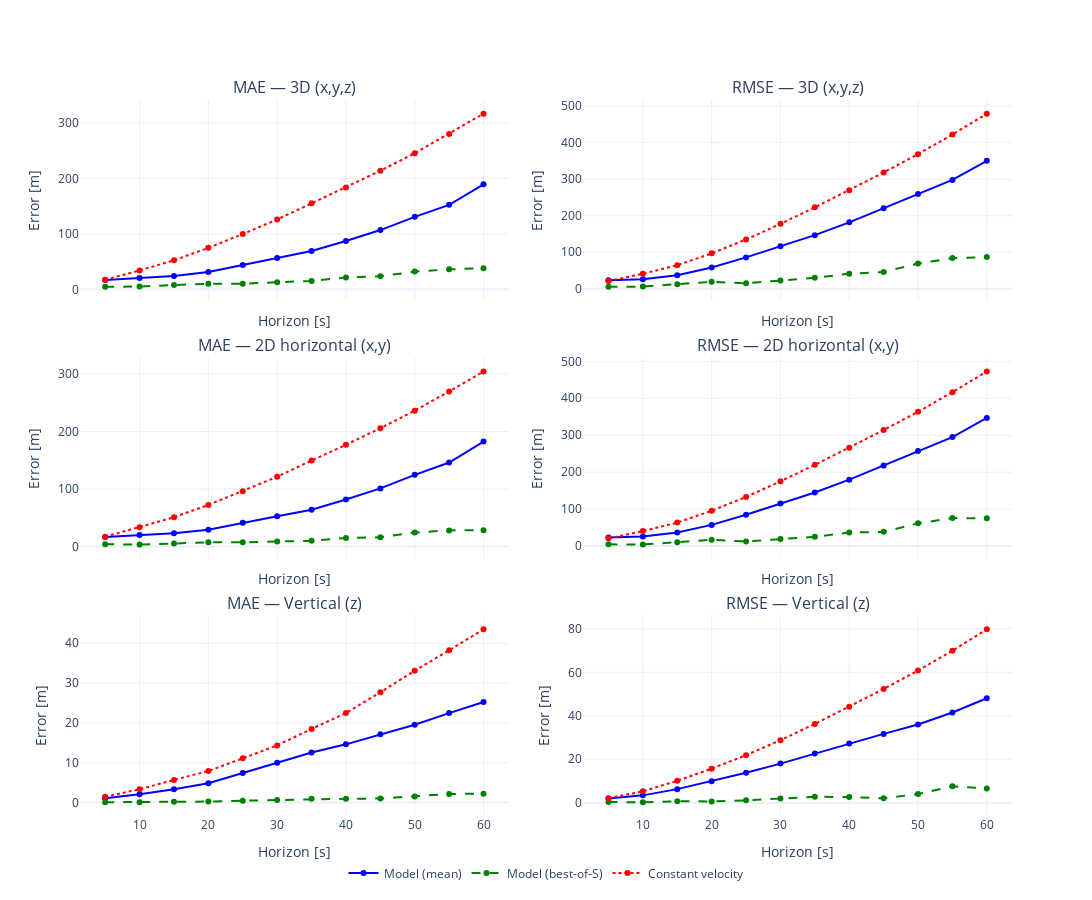

Here is the notebook cell this chart was saved with:
### Code cell
from plotly.subplots import make_subplots
import plotly.graph_objects as go

H = res["horizons_s"]

# --- build 2-column × 3-row subplot ---
fig = make_subplots(
    rows=3, cols=2,
    shared_xaxes=True,
    subplot_titles=[
        "MAE — 3D (x,y,z)", "RMSE — 3D (x,y,z)",
        "MAE — 2D horizontal (x,y)", "RMSE — 2D horizontal (x,y)",
        "MAE — Vertical (z)", "RMSE — Vertical (z)"
    ],
    vertical_spacing=0.08,
    horizontal_spacing=0.08
)

# === color scheme ===
COLOR_MEAN = "blue"
COLOR_BEST = "green"
COLOR_CV   = "red"

def add_metric_traces(cat_name, row_mae, row_rmse, show_legend=False):
    # --- MAE (left) ---
    fig.add_trace(go.Scatter(
        x=H, y=res["mae"][cat_name]["mean"],
        name="Model (mean)", mode="lines+markers",
        line=dict(width=2, color=COLOR_MEAN),
        showlegend=show_legend
    ), row=row_mae, col=1)

    fig.add_trace(go.Scatter(
        x=H, y=res["mae"][cat_name]["best"],
        name="Model (best-of-S)", mode="lines+markers",
        line=dict(width=2, dash="dash", color=COLOR_BEST),
        showlegend=show_legend
    ), row=row_mae, col=1)

    fig.add_trace(go.Scatter(
        x=H, y=res["mae"][cat_name]["cv"],
        name="Constant velocity", mode="lines+markers",
        line=dict(width=2, dash="dot", color=COLOR_CV),
        showlegend=show_legend
    ), row=row_mae, col=1)

    # --- RMSE (right) ---
    fig.add_trace(go.Scatter(
        x=H, y=res["rmse"][cat_name]["mean"],
        name="Model (mean)", mode="lines+markers",
        line=dict(width=2, color=COLOR_MEAN),
        showlegend=False
    ), row=row_rmse, col=2)

    fig.add_trace(go.Scatter(
        x=H, y=res["rmse"][cat_name]["best"],
        name="Model (best-of-S)", mode="lines+markers",
        line=dict(width=2, dash="dash", color=COLOR_BEST),
        showlegend=False
    ), row=row_rmse, col=2)

    fig.add_trace(go.Scatter(
        x=H, y=res["rmse"][cat_name]["cv"],
        name="Constant velocity", mode="lines+markers",
        line=dict(width=2, dash="dot", color=COLOR_CV),
        showlegend=False
    ), row=row_rmse, col=2)

# Add traces — legend only once (for first row)
add_metric_traces("3d",   1, 1, show_legend=True)
add_metric_traces("2d",   2, 2, show_legend=False)
add_metric_traces("vert", 3, 3, show_legend=False)

# --- layout ---
fig.update_layout(
    template="plotly_white",
    height=900, width=1100,
    # title="MAE and RMSE vs Prediction Horizon",
    legend=dict(
        orientation="h",
        yanchor="bottom", y=-0.1,
        xanchor="center", x=0.5,
    )
)

# axis labels
for r in range(1, 4):
    fig.update_xaxes(title_text="Horizon [s]", row=r, col=1)
    fig.update_xaxes(title_text="Horizon [s]", row=r, col=2)
    fig.update_yaxes(title_text="Error [m]", row=r, col=1)
    fig.update_yaxes(title_text="Error [m]", row=r, col=2)

fig.show()

### Figure 1 — Plotly figure (JSON) as saved in the notebook; plotly's stock layout.template omitted (floating-point values rounded to 4 significant figures)
{"data": [{"line": {"color": "blue", "width": 2}, "mode": "lines+markers", "name": "Model (mean)", "showlegend": true, "type": "scatter", "x": [5, 10, 15, 20, 25, 30, 35, 40, 45, 50, 55, 60], "xaxis": "x", "y": [16.88, 20.39, 24.28, 31.35, 44.05, 56.4, 69.35, 87.3, 107.0, 130.8, 152.5, 189.4], "yaxis": "y"}, {"line": {"color": "green", "dash": "dash", "width": 2}, "mode": "lines+markers", "name": "Model (best-of-S)", "showlegend": true, "type": "scatter", "x": [5, 10, 15, 20, 25, 30, 35, 40, 45, 50, 55, 60], "xaxis": "x", "y": [4.781, 5.07, 7.771, 9.961, 10.21, 12.84, 15.28, 21.44, 23.56, 32.01, 36.06, 38.21], "yaxis": "y"}, {"line": {"color": "red", "dash": "dot", "width": 2}, "mode": "lines+markers", "name": "Constant velocity", "showlegend": true, "type": "scatter", "x": [5, 10, 15, 20, 25, 30, 35, 40, 45, 50, 55, 60], "xaxis": "x", "y": [17.32, 34.11, 52.38, 74.91, 99.82, 126.0, 155.2, 183.9, 213.9, 245.6, 280.5, 316.7], "yaxis": "y"}, {"line": {"color": "blue", "width": 2}, "mode": "lines+markers", "name": "Model (mean)", "showlegend": false, "type": "scatter", "x": [5, 10, 15, 20, 25, 30, 35, 40, 45, 50, 55, 60], "xaxis": "x2", "y": [23.14, 26.04, 37.23, 58.25, 85.83, 116.5, 146.7, 181.8, 220.7, 259.6, 297.9, 350.1], "yaxis": "y2"}, {"line": {"color": "green", "dash": "dash", "width": 2}, "mode": "lines+markers", "name": "Model (best-of-S)", "showlegend": false, "type": "scatter", "x": [5, 10, 15, 20, 25, 30, 35, 40, 45, 50, 55, 60], "xaxis": "x2", "y": [5.561, 5.792, 12.49, 18.92, 14.96, 22.54, 29.93, 41.09, 45.93, 68.82, 83.82, 86.79], "yaxis": "y2"}, {"line": {"color": "red", "dash": "dot", "width": 2}, "mode": "lines+markers", "name": "Constant velocity", "showlegend": false, "type": "scatter", "x": [5, 10, 15, 20, 25, 30, 35, 40, 45, 50, 55, 60], "xaxis": "x2", "y": [21.05, 40.94, 64.37, 96.86, 134.9, 177.6, 222.8, 269.5, 318.2, 368.5, 422.3, 479.0], "yaxis": "y2"}, {"line": {"color": "blue", "width": 2}, "mode": "lines+markers", "name": "Model (mean)", "showlegend": false, "type": "scatter", "x": [5, 10, 15, 20, 25, 30, 35, 40, 45, 50, 55, 60], "xaxis": "x3", "y": [16.73, 19.91, 23.31, 29.37, 41.43, 52.62, 64.06, 81.76, 101.0, 124.6, 146.0, 182.5], "yaxis": "y3"}, {"line": {"color": "green", "dash": "dash", "width": 2}, "mode": "lines+markers", "name": "Model (best-of-S)", "showlegend": false, "type": "scatter", "x": [5, 10, 15, 20, 25, 30, 35, 40, 45, 50, 55, 60], "xaxis": "x3", "y": [3.818, 3.599, 5.16, 7.338, 7.393, 8.549, 10.07, 15.03, 15.93, 24.42, 28.04, 28.49], "yaxis": "y3"}, {"line": {"color": "red", "dash": "dot", "width": 2}, "mode": "lines+markers", "name": "Constant velocity", "showlegend": false, "type": "scatter", "x": [5, 10, 15, 20, 25, 30, 35, 40, 45, 50, 55, 60], "xaxis": "x3", "y": [17.1, 33.51, 50.89, 72.33, 96.24, 121.3, 149.5, 176.9, 205.7, 236.1, 269.6, 304.2], "yaxis": "y3"}, {"line": {"color": "blue", "width": 2}, "mode": "lines+markers", "name": "Model (mean)", "showlegend": false, "type": "scatter", "x": [5, 10, 15, 20, 25, 30, 35, 40, 45, 50, 55, 60], "xaxis": "x4", "y": [23.06, 25.82, 36.7, 57.4, 84.72, 115.1, 145.0, 179.8, 218.4, 257.1, 295.0, 346.8], "yaxis": "y4"}, {"line": {"color": "green", "dash": "dash", "width": 2}, "mode": "lines+markers", "name": "Model (best-of-S)", "showlegend": false, "type": "scatter", "x": [5, 10, 15, 20, 25, 30, 35, 40, 45, 50, 55, 60], "xaxis": "x4", "y": [4.711, 4.443, 10.55, 17.2, 12.54, 18.95, 25.2, 36.54, 38.64, 61.58, 75.87, 75.32], "yaxis": "y4"}, {"line": {"color": "red", "dash": "dot", "width": 2}, "mode": "lines+markers", "name": "Constant velocity", "showlegend": false, "type": "scatter", "x": [5, 10, 15, 20, 25, 30, 35, 40, 45, 50, 55, 60], "xaxis": "x4", "y": [20.95, 40.61, 63.58, 95.59, 133.1, 175.2, 219.8, 265.8, 313.9, 363.5, 416.5, 472.3], "yaxis": "y4"}, {"line": {"color": "blue", "width": 2}, "mode": "lines+markers", "name": "Model (mean)", "showlegend": false, "type": "scatter", "x": [5, 10, 15, 20, 25, 30, 35, 40, 45, 50, 55, 60], "xaxis": "x5", "y": [1.1, 2.104, 3.342, 4.847, 7.42, 10.01, 12.59, 14.62, 17.15, 19.52, 22.47, 25.24], "yaxis": "y5"}, {"line": {"color": "green", "dash": "dash", "width": 2}, "mode": "lines+markers", "name": "Model (best-of-S)", "showlegend": false, "type": "scatter", "x": [5, 10, 15, 20, 25, 30, 35, 40, 45, 50, 55, 60], "xaxis": "x5", "y": [0.08911, 0.1095, 0.2223, 0.2606, 0.4807, 0.6641, 0.9321, 0.9466, 1.009, 1.549, 2.175, 2.206], "yaxis": "y5"}, {"line": {"color": "red", "dash": "dot", "width": 2}, "mode": "lines+markers", "name": "Constant velocity", "showlegend": false, "type": "scatter", "x": [5, 10, 15, 20, 25, 30, 35, 40, 45, 50, 55, 60], "xaxis": "x5", "y": [1.46, 3.35, 5.681, 7.929, 11.11, 14.36, 18.49, 22.49, 27.69, 33.12, 38.23, 43.51], "yaxis": "y5"}, {"line": {"color": "blue", "width": 2}, "mode": "lines+markers", "name": "Model (mean)", "showlegend": false, "type": "scatter", "x": [5, 10, 15, 20, 25, 30, 35, 40, 45, 50, 55, 60], "xaxis": "x6", "y": [1.877, 3.375, 6.244, 9.905, 13.75, 17.99, 22.59, 27.2, 31.67, 35.99, 41.52, 48.06], "yaxis": "y6"}, {"line": {"color": "green", "dash": "dash", "width": 2}, "mode": "lines+markers", "name": "Model (best-of-S)", "showlegend": false, "type": "scatter", "x": [5, 10, 15, 20, 25, 30, 35, 40, 45, 50, 55, 60], "xaxis": "x6", "y": [0.2992, 0.216, 0.6139, 0.6074, 1.084, 1.956, 2.711, 2.621, 2.004, 4.008, 7.576, 6.483], "yaxis": "y6"}, {"line": {"color": "red", "dash": "dot", "width": 2}, "mode": "lines+markers", "name": "Constant velocity", "showlegend": false, "type": "scatter", "x": [5, 10, 15, 20, 25, 30, 35, 40, 45, 50, 55, 60], "xaxis": "x6", "y": [2.097, 5.225, 10.09, 15.67, 21.85, 28.79, 36.24, 44.14, 52.37, 60.79, 69.93, 79.81], "yaxis": "y6"}], "layout": {"annotations": [{"font": {"size": 16}, "showarrow": false, "text": "MAE — 3D (x,y,z)", "x": 0.23, "xanchor": "center", "xref": "paper", "y": 1, "yanchor": "bottom", "yref": "paper"}, {"font": {"size": 16}, "showarrow": false, "text": "RMSE — 3D (x,y,z)", "x": 0.77, "xanchor": "center", "xref": "paper", "y": 1, "yanchor": "bottom", "yref": "paper"}, {"font": {"size": 16}, "showarrow": false, "text": "MAE — 2D horizontal (x,y)", "x": 0.23, "xanchor": "center", "xref": "paper", "y": 0.64, "yanchor": "bottom", "yref": "paper"}, {"font": {"size": 16}, "showarrow": false, "text": "RMSE — 2D horizontal (x,y)", "x": 0.77, "xanchor": "center", "xref": "paper", "y": 0.64, "yanchor": "bottom", "yref": "paper"}, {"font": {"size": 16}, "showarrow": false, "text": "MAE — Vertical (z)", "x": 0.23, "xanchor": "center", "xref": "paper", "y": 0.28, "yanchor": "bottom", "yref": "paper"}, {"font": {"size": 16}, "showarrow": false, "text": "RMSE — Vertical (z)", "x": 0.77, "xanchor": "center", "xref": "paper", "y": 0.28, "yanchor": "bottom", "yref": "paper"}], "height": 900, "legend": {"orientation": "h", "x": 0.5, "xanchor": "center", "y": -0.1, "yanchor": "bottom"}, "width": 1100, "xaxis": {"anchor": "y", "domain": [0, 0.46], "matches": "x5", "showticklabels": false, "title": {"text": "Horizon [s]"}}, "xaxis2": {"anchor": "y2", "domain": [0.54, 1], "matches": "x6", "showticklabels": false, "title": {"text": "Horizon [s]"}}, "xaxis3": {"anchor": "y3", "domain": [0, 0.46], "matches": "x5", "showticklabels": false, "title": {"text": "Horizon [s]"}}, "xaxis4": {"anchor": "y4", "domain": [0.54, 1], "matches": "x6", "showticklabels": false, "title": {"text": "Horizon [s]"}}, "xaxis5": {"anchor": "y5", "domain": [0, 0.46], "title": {"text": "Horizon [s]"}}, "xaxis6": {"anchor": "y6", "domain": [0.54, 1], "title": {"text": "Horizon [s]"}}, "yaxis": {"anchor": "x", "domain": [0.72, 1], "title": {"text": "Error [m]"}}, "yaxis2": {"anchor": "x2", "domain": [0.72, 1], "title": {"text": "Error [m]"}}, "yaxis3": {"anchor": "x3", "domain": [0.36, 0.64], "title": {"text": "Error [m]"}}, "yaxis4": {"anchor": "x4", "domain": [0.36, 0.64], "title": {"text": "Error [m]"}}, "yaxis5": {"anchor": "x5", "domain": [0, 0.28], "title": {"text": "Error [m]"}}, "yaxis6": {"anchor": "x6", "domain": [0, 0.28], "title": {"text": "Error [m]"}}}}
